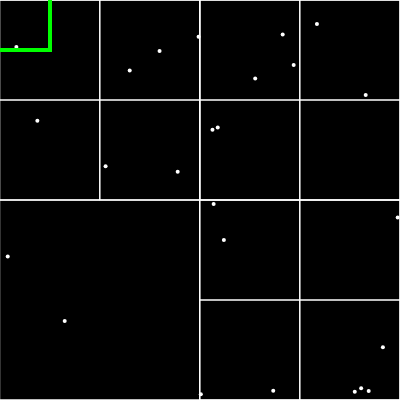
Frame 1 (no input)
Frame 60 (no input): identical to frame 1, image omitted
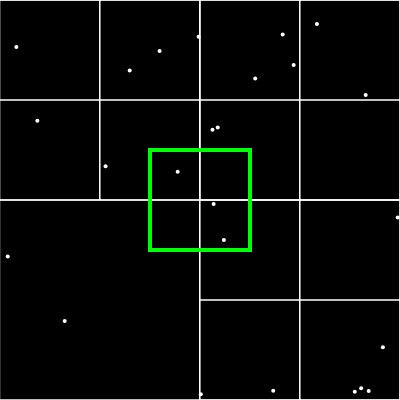
Frame 120 (the mouse pressed at the canvas centre since frame 60)

The p5.js sketch that drew these frames (run headless with seeded random() and noise() and a simulated clock; from frame 60 on, the mouse is pressed at the canvas centre):

// p5.js sketch
// ── sketch.js
let qt;
let count = 0;

// function setup () {
//     createCanvas (400 ,400);    
//     let boundary = new Rectangle (200,200,200,200);    
//     qt = new QuadTree(boundary,4) ;
//     console.log (qt);
//     for (let i=0; i < 20; i ++) {
//         let p = new Point ( Math.random () * 400 , Math.random () * 400) ;
//         qt.insert (p);
//     }    
//     background(0);
//     qt.show ();
// }
function setup () {
    createCanvas (400,400);
    let boundary = new Rectangle(200,200,200,200);
    qt = new QuadTree(boundary,4);
   
    console.log (qt);
    for (let i=0; i < 25; i ++) {
        let p = new Point( Math.random()*400,Math.random()*400);
        qt.insert(p);
    }
    background(0);
    qt.show();
}
   
function draw () {
    background(0);
    qt.show();
   
    stroke(0,255,0);
    rectMode (CENTER);
    let range = new Rectangle(mouseX,mouseY,50,50)
    rect(range.x , range.y , range.w *2 , range.h *2);
    let points = [];
    qt.query(range,points);
   
    for(let p of points){
        strokeWeight(4);
        point (p.x,p.y);
    }
}
// ── main.html
<html>
    <head>
        <title >QuadTree</title >
        <script src="https://cdn.jsdelivr.net/npm/p5@1.4.0/lib/p5.js"></script>
        <script src= "quadtree.js"></script>
        <script src= "sketch.js"></script>
    </head>
    <body>
    </body>
</html>
// ── quadtree.js
class Point {
    constructor (x, y, userData ){
     this.x = x;
     this.y = y;
     this.userData = userData;
    }
}
    
class Rectangle {
     constructor (x, y, w, h) {
     this.x = x; // center
     this.y = y;
     this.w = w; // half width
     this.h = h; // half height
    }
    contains(point) {
        return (point.x >= this.x - this.w && point.x < this.x + this.w &&
          point.y >= this.y - this.h && point.y < this.y + this.h);
    }
    intersects(range) {
        return (range.x - range.w > this.x + this.w || range.x + range.w < this.x - this.w ||
          range.y - range.h > this.y + this.h || range.y + range.h < this.y - this.h);
    }
}

class QuadTree {
    constructor(boundary,n){
        this.boundary = boundary; // Rectangle
        this.capacity = n; // capacidad maxima de cada cuadrante
        this.points = []; // vector , almacena los puntos a almacenar
        this.divided = false;
    }
    // divide el quadtree en 4 quadtrees
    subdivide() {
        let _x = this.boundary.x;
        let _y = this.boundary.y;
        let _w = this.boundary.w * 0.5;
        let _h = this.boundary.h * 0.5;
        let px0 = _x + _w;
        let px1 = _x - _w;
        let py0 = _y + _h;
        let py1 = _y - _h;
        let ne = new Rectangle(px0, py1, _w, _h);
        this.northeast = new QuadTree(ne, this.capacity);
        let nw = new Rectangle(px1, py1, _w, _h);
        this.northwest = new QuadTree(nw, this.capacity);
        let se = new Rectangle(px0, py0, _w, _h);
        this.southeast = new QuadTree(se, this.capacity);
        let sw = new Rectangle(px1, py0, _w, _h);
        this.southwest = new QuadTree(sw, this.capacity);
        this.divided = true;
    }

    insert(point) {
        if (!this.boundary.contains(point)) {
          return false;
        }
        if (this.points.length < this.capacity) {
          this.points.push(point);
          return true;
        } else {
          if (!this.divided) {
            this.subdivide();
          }
          if (this.northeast.insert(point)) {
            return true;
          } else if (this.northwest.insert(point)) {
            return true;
          } else if (this.southeast.insert(point)) {
            return true;
          } else if (this.southwest.insert(point)) {
            return true;
          }
        }
      }
    query(range,found){
    
    }
        
    show(){
        stroke (255);
        strokeWeight (1);
        noFill();
        rectMode(CENTER);
        rect ( this.boundary.x ,this.boundary.y , this.boundary.w *2 , this.boundary.h*2);
        if( this.divided ) {
            this.northeast.show ();
            this.northwest.show ();
            this.southeast.show ();
            this.southwest.show ();
        }    
        for (let p of this.points ){
            strokeWeight (4) ;
            point (p.x , p.y );
        }
    }
}
